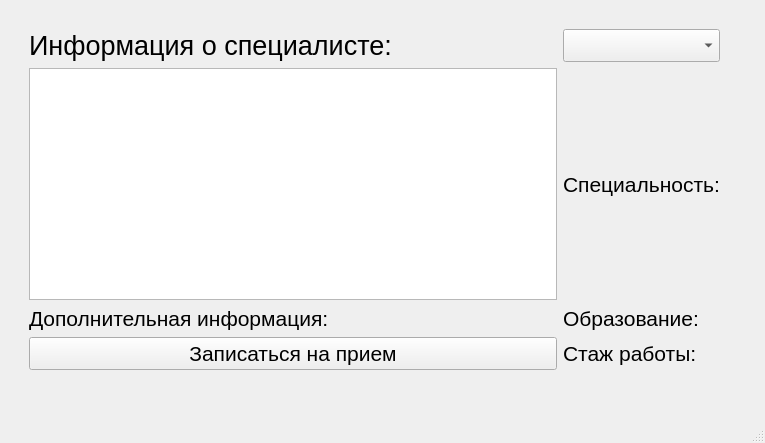
<?xml version="1.0" encoding="UTF-8"?>
<ui version="4.0">
 <class>OurSpecialists</class>
 <widget class="QMainWindow" name="OurSpecialists">
  <property name="geometry">
   <rect>
    <x>0</x>
    <y>0</y>
    <width>765</width>
    <height>443</height>
   </rect>
  </property>
  <property name="font">
   <font>
    <pointsize>16</pointsize>
   </font>
  </property>
  <property name="windowTitle">
   <string>Наши специалисты</string>
  </property>
  <widget class="QWidget" name="centralwidget">
   <widget class="QWidget" name="gridLayoutWidget">
    <property name="geometry">
     <rect>
      <x>29</x>
      <y>29</y>
      <width>691</width>
      <height>341</height>
     </rect>
    </property>
    <layout class="QGridLayout" name="gridLayout">
     <item row="0" column="0">
      <widget class="QLabel" name="info_label">
       <property name="font">
        <font>
         <pointsize>20</pointsize>
        </font>
       </property>
       <property name="text">
        <string>Информация о специалисте:</string>
       </property>
      </widget>
     </item>
     <item row="3" column="1">
      <widget class="QLabel" name="experience_label">
       <property name="text">
        <string>Стаж работы:</string>
       </property>
      </widget>
     </item>
     <item row="1" column="0">
      <widget class="QGraphicsView" name="photo"/>
     </item>
     <item row="1" column="1">
      <widget class="QLabel" name="speciality_label">
       <property name="text">
        <string>Специальность:</string>
       </property>
      </widget>
     </item>
     <item row="2" column="1">
      <widget class="QLabel" name="education_label">
       <property name="text">
        <string>Образование:</string>
       </property>
      </widget>
     </item>
     <item row="3" column="0">
      <widget class="QPushButton" name="reception_button">
       <property name="text">
        <string>Записаться на прием</string>
       </property>
      </widget>
     </item>
     <item row="0" column="1">
      <widget class="QComboBox" name="comboBox"/>
     </item>
     <item row="2" column="0">
      <widget class="QLabel" name="label">
       <property name="text">
        <string>Дополнительная информация:</string>
       </property>
      </widget>
     </item>
    </layout>
   </widget>
  </widget>
  <widget class="QMenuBar" name="menubar">
   <property name="geometry">
    <rect>
     <x>0</x>
     <y>0</y>
     <width>765</width>
     <height>34</height>
    </rect>
   </property>
  </widget>
  <widget class="QStatusBar" name="statusbar"/>
 </widget>
 <resources/>
 <connections/>
</ui>
